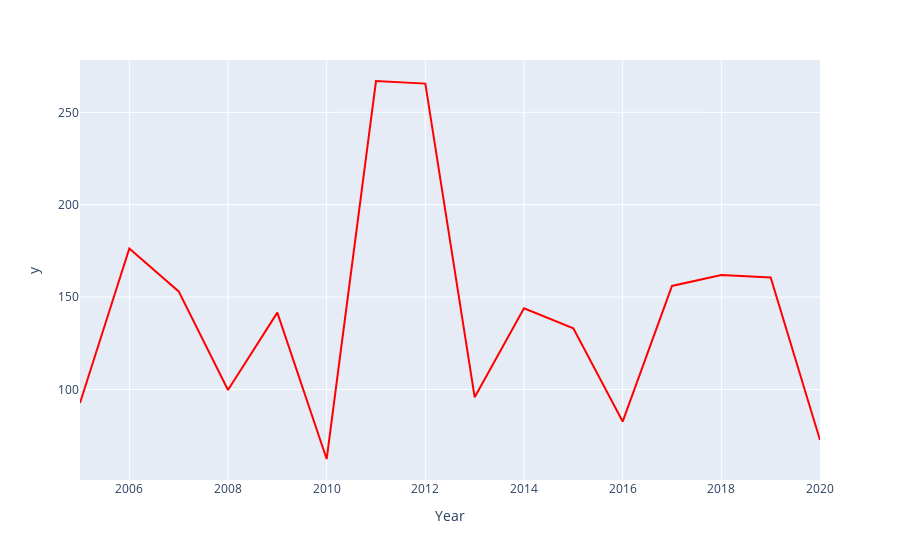

Source (notebook cell):
### Code cell
fig=px.line(data_frame=df_new,x= df_new.index , y= df_new.values ,color_discrete_sequence=['red'])
fig.show()

### Figure 1 — Plotly figure (JSON) as saved in the notebook; plotly's stock layout.template omitted (floating-point values rounded to 4 significant figures)
{"data": [{"hovertemplate": "Year=%{x}<br>y=%{y}<extra></extra>", "legendgroup": "", "line": {"color": "red", "dash": "solid"}, "marker": {"symbol": "circle"}, "mode": "lines", "name": "", "orientation": "v", "showlegend": false, "type": "scatter", "x": [2005, 2006, 2007, 2008, 2009, 2010, 2011, 2012, 2013, 2014, 2015, 2016, 2017, 2018, 2019, 2020], "xaxis": "x", "y": [92.77, 176.3, 153.1, 99.76, 141.6, 62.43, 266.9, 265.5, 95.9, 144.0, 133.2, 82.67, 156.1, 162.0, 160.6, 72.67], "yaxis": "y"}], "layout": {"legend": {"tracegroupgap": 0}, "margin": {"t": 60}, "xaxis": {"anchor": "y", "domain": [0, 1], "title": {"text": "Year"}}, "yaxis": {"anchor": "x", "domain": [0, 1], "title": {"text": "y"}}}}
